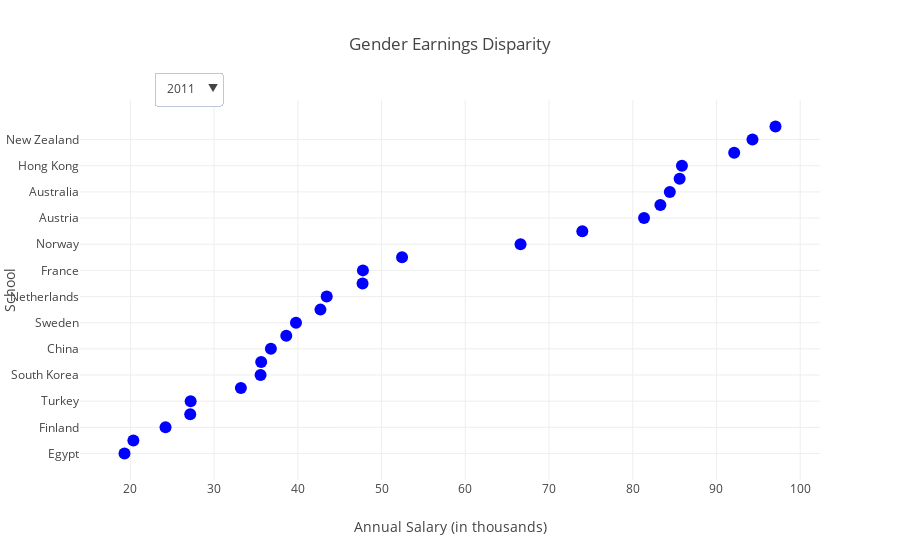

The cell this chart's notebook holds for it:
### Code cell
from plotly.tools import FigureFactory as FF
import json

trace1 = Scatter(filter_yearly(2011, 'international')['international'], 
                 filter_yearly(2011, 'international').index,
                 marker = {"color": "blue", "size": 12}, 
                 name='2011',
                 visible=True,  
               )

trace2 = Scatter(filter_yearly(2012, 'international')['international'], 
                 filter_yearly(2012, 'international').index,
                 marker = {"color": "blue", "size": 12}, 
                 name='2012',
                 visible=False
               )

data = [trace1, trace2]

layout = {"title": "Gender Earnings Disparity", 
          "xaxis": {"title": "Annual Salary (in thousands)", }, 
          "yaxis": {"title": "School"}}

updatemenus=list([
    dict(

        buttons=list([
            dict(
                args=['visible', [True, False, False, False, False, False]],
                label='2011',
                method='restyle'
            ),
            
            dict(
                args=['visible', [False, True, False, False, False, False]],
                label='2012',
                method='restyle'
            ),
        ]),
        direction = 'down',
        pad = {'r': 10, 't': 10},
        showactive = True,
        x = 0.1,
        xanchor = 'left',
        y = 1.1,
        yanchor = 'top' 
    ),
])


layout['updatemenus'] = updatemenus

fig = dict(data=data, layout=layout)
iplot(fig, filename='basic_dot-plot')

### Figure 1 — Plotly figure (JSON) as saved in the notebook; plotly's stock layout.template omitted (floating-point values rounded to 4 significant figures)
{"data": [{"marker": {"color": "blue", "size": 12}, "mode": "markers", "name": "2011", "type": "scatter", "uid": "b249fe1e-8038-4e82-871a-42eb681569e9", "visible": true, "x": [19.3, 20.36, 24.2, 27.15, 27.2, 33.2, 35.55, 35.62, 36.78, 38.62, 39.78, 42.7, 43.45, 47.73, 47.77, 52.45, 66.6, 73.98, 81.35, 83.3, 84.43, 85.6, 85.88, 92.12, 94.3, 97.05], "y": ["Egypt", "Japan", "Finland", "Belgium", "Turkey", "Spain", "South Korea", "Taiwan", "China", "Canada", "Sweden", "United States of America", "Netherlands", "Denmark", "France", "Germany", "Norway", "United Kingdom", "Austria", "South Africa", "Australia", "Republic of Ireland", "Hong Kong", "Switzerland", "New Zealand", "Singapore"]}, {"marker": {"color": "blue", "size": 12}, "mode": "markers", "name": "2012", "type": "scatter", "uid": "fd05e924-d5b5-4431-be5a-4a7b4aba2638", "visible": false, "x": [20.7, 22.9, 23.14, 23.53, 33.3, 38.82, 41.55, 46.8, 54.3, 58.83, 60.28, 61.55, 66.64, 68.7, 69.7, 69.77, 71.96, 73.73, 73.9, 79.4, 85.16, 86.3, 86.6, 91.14, 91.4, 92.9], "y": ["Taiwan", "Brazil", "Japan", "South Korea", "China", "United States of America", "Israel", "Finland", "Spain", "Belgium", "Germany", "Netherlands", "Sweden", "Norway", "France", "Denmark", "Canada", "Hong Kong", "South Africa", "United Kingdom", "Australia", "Republic of Ireland", "Austria", "Switzerland", "Singapore", "New Zealand"]}], "layout": {"title": {"text": "Gender Earnings Disparity"}, "updatemenus": [{"buttons": [{"args": ["visible", [true, false, false, false, false, false]], "label": "2011", "method": "restyle"}, {"args": ["visible", [false, true, false, false, false, false]], "label": "2012", "method": "restyle"}], "direction": "down", "pad": {"r": 10, "t": 10}, "showactive": true, "x": 0.1, "xanchor": "left", "y": 1.1, "yanchor": "top"}], "xaxis": {"title": {"text": "Annual Salary (in thousands)"}}, "yaxis": {"title": {"text": "School"}}}}
